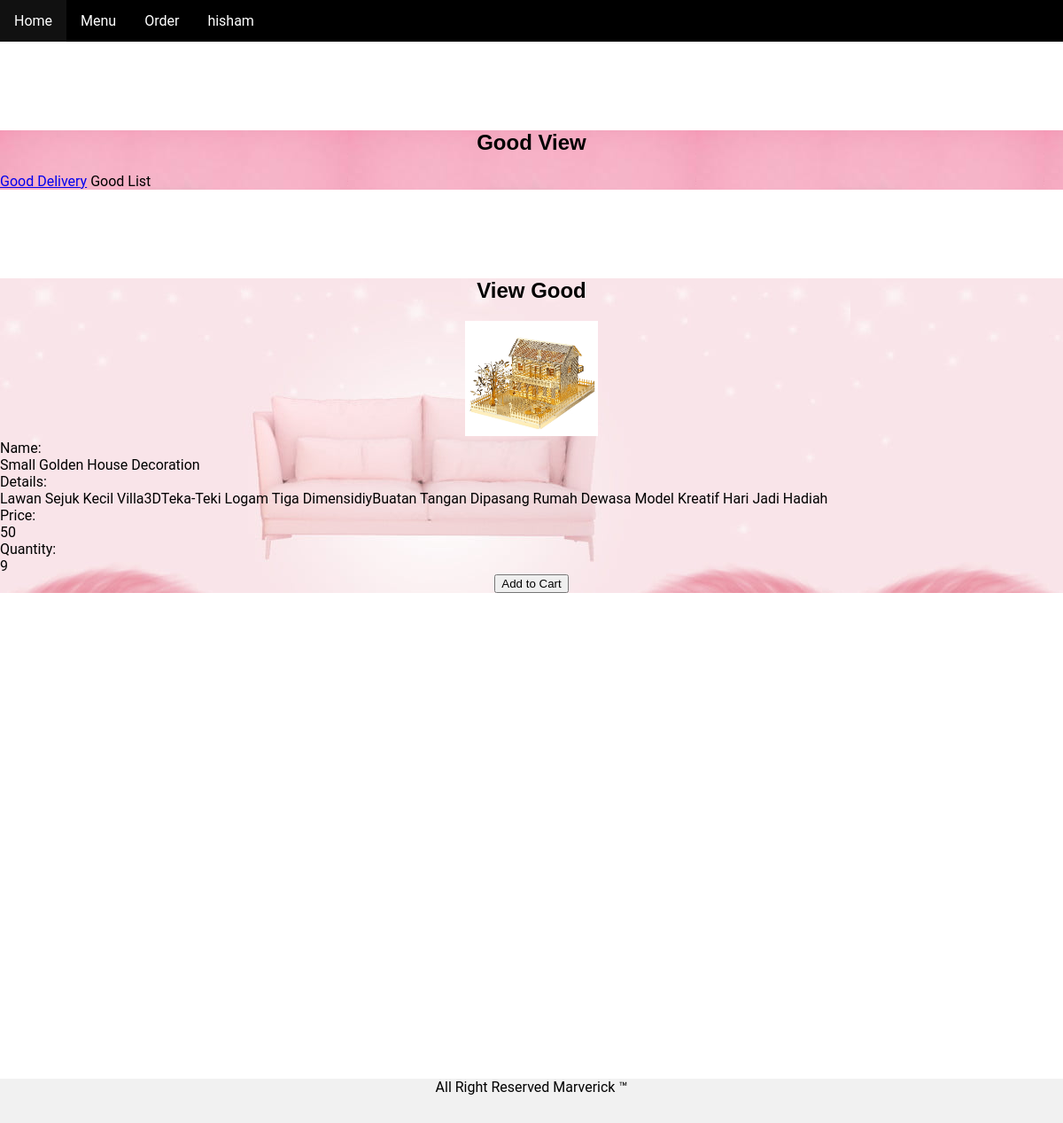
The app's page /ApplicationLayer/ManageGood/view.php?good_id=9 (signed in) with its own data.
### tables this page shows
CREATE TABLE `good` (
  `good_id` int(11) NOT NULL,
  `good_name` varchar(50) NOT NULL,
  `good_details` varchar(255) NOT NULL,
  `good_quantity` int(11) NOT NULL,
  `good_price` float NOT NULL,
  `good_image` longblob NOT NULL
);

### BusinessServiceLayer/Controller/goodController.php (called while the page is built, shortened)
<?php
require_once '../../BusinessServiceLayer/Model/goodModel.php';
class goodController{
    function viewGood($good_id){
        $good = new goodModel();
        $good->good_id = $good_id;
        return $good->viewGood();
    }
}
?>

### BusinessServiceLayer/Model/goodModel.php (called while the page is built, shortened)
<?php
require_once '../../BusinessServiceLayer/libs/db.php';
class goodModel{
    public $good_id,$name,$details,$quantity,$price,$image;
    function viewGood(){
        $sql = "select * from good where good_id=:good_id";
        $args = [':good_id'=>$this->good_id];
        return DB::run($sql,$args);
    }
    }
?>

### BusinessServiceLayer/libs/db.php (called while the page is built, shortened)
<?php
class DB
{
  public static function connect($value='')
  {
    $pdo = new PDO(DB_TYPE.':host='.DB_HOST.';dbname='.DB_NAME, DB_USER, DB_PASS);
    $pdo->setAttribute(PDO::ATTR_ERRMODE, PDO::ERRMODE_EXCEPTION);
    return $pdo;
  }
  public static function run($sql, $args = NULL)
    {
        $stmt = DB::connect()->prepare($sql);
        try {
            $stmt->execute($args);
            return $stmt;
        }
        catch (PDOException $e){
            echo $e->getMessage();
            die();
        }
     }
}
?>

### ApplicationLayer/ManageGood/view.php (the view, shortened to what this page needs)
<?php
require_once '../../BusinessServiceLayer/Controller/goodController.php';
$good_id = $_GET['good_id'];
$good = new goodController();
$data = $good->viewGood($good_id);
?>
<!DOCTYPE html>
<html class="no-js" lang="zxx">
<?php include"../../includes/head.php";?>
<body>
  <div class="wrapper" id="wrapper">
    <?php
    include "../../includes/header.php";
    ?>
 <div style="background-image: url('../../img/goodList.jpg');">
    <div class="ht__bradcaump__wrap d-flex align-items-center">
      <div class="container">
        <div class="row">
          <div class="col-lg-12 col-md-12 col-sm-12">
            <div class="bradcaump__inner text-center">
              <h2 class="bradcaump-title">Good View</h2>
                 <nav class="bradcaump-inner">
                <a class="breadcrumb-item" href="goodList.php">Good Delivery</a>
                <span class="breadcrumb-item active">Good List</span>
              </nav>
            </div>
          </div>
        </div>
      </div>
    </div>
  </div>
  <section class="type__category__area bg--white section-padding">
     <div style="background-image: url('../../img/goodMenu.jpg');">
  <div class="wrapper wrapper--w790">
    <div class="card card-5">
      <div class="card-heading">
        <h2 class="title">View Good</h2>
      </div>
      <div class="card-body">
        <form action="" method="POST">
          <?php
          foreach($data as $row){
            ?>
            <center><img src="../../img/<?php echo $row['good_image'];?>" height="130" width="150"></center>
            <div class='form-row'>
              <div class='name'>Name: </div>
              <div class='value'>
                <div class='input-group'>
                  <?=$row['good_name']?>
                </div>
              </div>
              </div>
              <div class='form-row'>
              <div class='name'>Details: </div>
              <div class='value'>
                <div class='input-group'>
                  <?=$row['good_details']?>
                </div>
              </div>
              </div>
              <div class='form-row'>
              <div class='name'>Price: </div>
              <div class='value'>
                <div class='input-group'>
                  <?=$row['good_price']?>
                </div>
              </div>
              </div>
              <div class='form-row'>
              <div class='name'>Quantity: </div>
              <div class='value'>
                <div class='input-group'>
                  <?=$row['good_quantity']?>
                </div>
              </div>
              </div>
              <div>
                <center>
                  <?php
                  if ($_SESSION['usertype'] == 1) {
                    ?>
                    <button class="btn btn--radius-2 btn--red" type="submit" name="buy" value="Add to Cart"> Add to Cart </button>
                    <?php
                  }?>
                </center>
              </div>
                </form></td>
            <?php } ?>
</section>
<?php
include "../../includes/footer.php";
?>
</body>
</html>

### style.css (style rules this page uses)
html, body { height: 100%; width: 100%; margin: 0; font-family: 'Roboto', sans-serif; }
h2 { text-align: center; font-family: Arial, Helvetica, sans-serif; margin-top: 100px; }
.row:after { content: ""; display: table; clear: both; }

### records on screen
good: good_image (picture), good_name "Small Golden House Decoration", good_details "Lawan Sejuk Kecil Villa3DTeka-Teki Logam Tiga DimensidiyBuatan Tangan Dipasang Rumah Dewasa Model Kreatif Hari Jadi Hadiah", good_price "50", good_quantity "9"

### other values on screen
$_SESSION['username'] "hisham"
